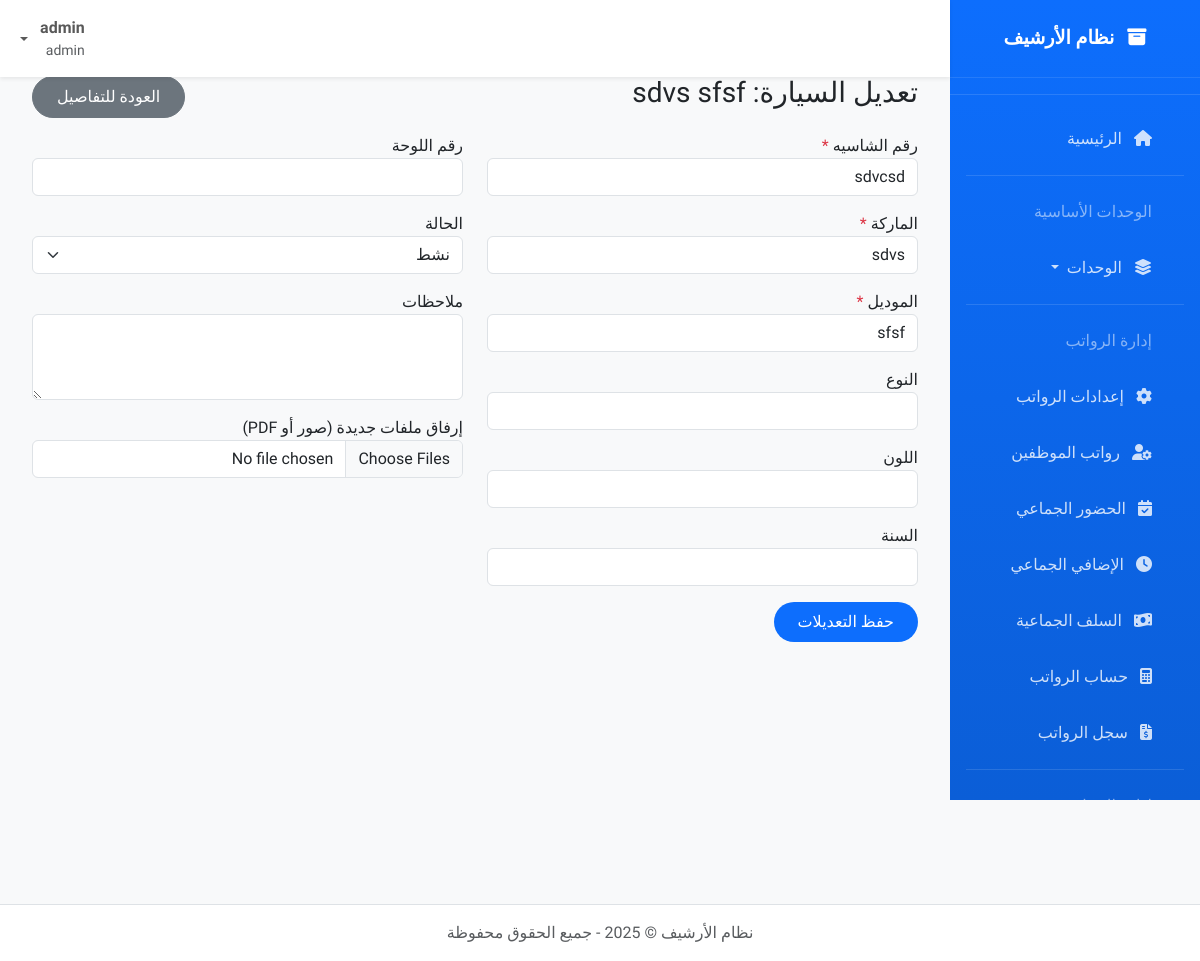
Page /cars/1/edit (signed in) on the committed database.
### models.py (models this page shows, shortened)
class User(db.Model, UserMixin):
    id = db.Column(db.Integer, primary_key=True)
    username = db.Column(db.String(50), unique=True, nullable=False)
    email = db.Column(db.String(100), unique=True, nullable=False)
    password_hash = db.Column(db.String(128), nullable=False)
    role = db.Column(db.String(20), default='user')  # admin, archivist, user
    created_at = db.Column(db.DateTime, default=datetime.utcnow)
    def is_admin(self):
        return self.role == 'admin'
    def can_edit(self):
        return self.role in ['admin', 'archivist']

class Car(db.Model):
    id = db.Column(db.Integer, primary_key=True)
    unique_id = db.Column(db.String(50), unique=True, nullable=False, default=lambda: generate_sequential_id("CAR"))
    chassis_number = db.Column(db.String(100), unique=True, nullable=False)
    brand = db.Column(db.String(50), nullable=False)
    model = db.Column(db.String(50), nullable=False)
    car_type = db.Column(db.String(50))
    color = db.Column(db.String(30))
    year = db.Column(db.Integer)
    plate_number = db.Column(db.String(20))
    status = db.Column(db.String(20), default="active")
    notes = db.Column(db.Text)
    created_at = db.Column(db.DateTime, default=datetime.utcnow)
    files = db.relationship('CarFile', backref='car', lazy=True, cascade="all, delete-orphan")
    maintenance_records = db.relationship('MaintenanceRecord', backref='car', lazy=True, cascade="all, delete-orphan")

### app.py (the view, shortened to what this page needs)
@app.route('/cars/<int:car_id>/edit', methods=['GET', 'POST'])
@login_required
def edit_car(car_id):
    if not current_user.can_edit():
        flash('ليس لديك صلاحية تعديل السيارات.', 'danger')
        return redirect(url_for('car_list'))
    car = Car.query.get_or_404(car_id)
    settings = CompanySettings.query.first()
    return render_template('car/edit.html', car=car, settings=settings)

### app.py (called while the page is built)
@login_manager.user_loader
def load_user(user_id):
    return User.query.get(int(user_id))

@app.before_request
def create_tables_once():
    if not hasattr(g, 'tables_created'):
        db.create_all()
        os.makedirs(app.config['UPLOAD_FOLDER'], exist_ok=True)
        os.makedirs(os.path.join(app.config['UPLOAD_FOLDER'], 'cars'), exist_ok=True)
        os.makedirs(os.path.join(app.config['UPLOAD_FOLDER'], 'employees'), exist_ok=True)
        os.makedirs(os.path.join(app.config['UPLOAD_FOLDER'], 'documents'), exist_ok=True)
        os.makedirs(os.path.join(app.config['UPLOAD_FOLDER'], 'logos'), exist_ok=True)
        if not CompanySettings.query.first():
            settings = CompanySettings()
            db.session.add(settings)
            db.session.commit()
        g.tables_created = True

@app.context_processor
def inject_current_year():
    return {'current_year': datetime.now().year}

### templates/car/edit.html (shortened to what this page needs)
{% extends "base.html" %}
{% block content %}
<div class="d-flex justify-content-between align-items-center mb-3">
    <h3>تعديل السيارة: {{ car.brand }} {{ car.model }}</h3>
    <a href="{{ url_for('car_detail', car_id=car.id) }}" class="btn btn-secondary">العودة للتفاصيل</a>
</div>
<form method="POST" enctype="multipart/form-data">
    <div class="row">
        <div class="col-md-6">
            <div class="mb-3">
                <label>رقم الشاسيه <span class="text-danger">*</span></label>
                <input type="text" name="chassis_number" class="form-control" value="{{ car.chassis_number }}" required>
            </div>
            <div class="mb-3">
                <label>الماركة <span class="text-danger">*</span></label>
                <input type="text" name="brand" class="form-control" value="{{ car.brand }}" required>
            </div>
            <div class="mb-3">
                <label>الموديل <span class="text-danger">*</span></label>
                <input type="text" name="model" class="form-control" value="{{ car.model }}" required>
            </div>
            <div class="mb-3">
                <label>النوع</label>
                <input type="text" name="car_type" class="form-control" value="{{ car.car_type }}">
            </div>
            <div class="mb-3">
                <label>اللون</label>
                <input type="text" name="color" class="form-control" value="{{ car.color }}">
            </div>
            <div class="mb-3">
                <label>السنة</label>
                <input type="number" name="year" class="form-control" value="{{ car.year }}">
            </div>
        </div>
        <div class="col-md-6">
            <div class="mb-3">
                <label>رقم اللوحة</label>
                <input type="text" name="plate_number" class="form-control" value="{{ car.plate_number }}">
            </div>
            <div class="mb-3">
                <label>الحالة</label>
                <select name="status" class="form-select">
                    <option value="active" {% if car.status == 'active' %}selected{% endif %}>نشط</option>
                </select>
            </div>
            <div class="mb-3">
                <label>ملاحظات</label>
                <textarea name="notes" class="form-control" rows="3">{{ car.notes }}</textarea>
            </div>
            <div class="mb-3">
                <label>إرفاق ملفات جديدة (صور أو PDF)</label>
                <input type="file" name="files" multiple class="form-control">
            </div>
        </div>
    </div>
    <button type="submit" class="btn btn-primary">حفظ التعديلات</button>
</form>
{% endblock %}

### templates/base.html (shortened to what this page needs)
<!DOCTYPE html>
<html lang="ar" dir="rtl">
<head>
    <link href="https://cdn.jsdelivr.net/npm/bootstrap@5.3.0/dist/css/bootstrap.rtl.min.css" rel="stylesheet">
    <link rel="stylesheet" href="https://cdn.jsdelivr.net/npm/bootstrap-icons@1.10.0/font/bootstrap-icons.css">
    <link href="https://cdnjs.cloudflare.com/ajax/libs/font-awesome/6.4.0/css/all.min.css" rel="stylesheet">
</head>
<body>
    <nav id="sidebar" class="d-none d-lg-block">
        <div class="sidebar-brand">
            <i class="fas fa-archive me-2"></i> <span>نظام الأرشيف</span>
        </div>
        <hr class="text-white-50">
        <ul class="nav flex-column px-3">
            <li class="nav-item">
                <a class="nav-link {% if request.endpoint == 'index' %}active{% endif %}" href="{{ url_for('index') }}">
                    <i class="fas fa-home me-2"></i> <span>الرئيسية</span>
                </a>
            </li>
            <hr class="text-white-50 my-2">
            <li class="nav-item">
                <span class="nav-link text-white-50 small">الوحدات الأساسية</span>
            </li>
            <li class="nav-item dropdown">
                <a class="nav-link dropdown-toggle" href="#" id="basicUnitsDropdown" role="button" data-bs-toggle="dropdown" aria-expanded="false">
                    <i class="fas fa-layer-group me-2"></i> <span>الوحدات</span>
                </a>
            </li>
            <hr class="text-white-50 my-2">
            {% if current_user.is_authenticated and current_user.can_edit() %}
            <li class="nav-item">
                <span class="nav-link text-white-50 small">إدارة الرواتب</span>
            </li>
            <li class="nav-item">
                <a class="nav-link {% if 'salary_settings' in request.endpoint %}active{% endif %}" href="{{ url_for('salary_settings') }}">
                    <i class="fas fa-cog me-2"></i> <span>إعدادات الرواتب</span>
                </a>
            </li>
            <li class="nav-item">
                <a class="nav-link {% if 'salary_employees_list' in request.endpoint %}active{% endif %}" href="{{ url_for('salary_employees_list') }}">
                    <i class="fas fa-user-cog me-2"></i> <span>رواتب الموظفين</span>
                </a>
            </li>
            <li class="nav-item">
                <a class="nav-link {% if 'bulk_attendance' in request.endpoint %}active{% endif %}" href="{{ url_for('bulk_attendance') }}">
                    <i class="fas fa-calendar-check me-2"></i> <span>الحضور الجماعي</span>
                </a>
            </li>
            <li class="nav-item">
                <a class="nav-link {% if 'bulk_overtime' in request.endpoint %}active{% endif %}" href="{{ url_for('bulk_overtime') }}">
                    <i class="fas fa-clock me-2"></i> <span>الإضافي الجماعي</span>
                </a>
            </li>
            <li class="nav-item">
                <a class="nav-link {% if 'bulk_advance' in request.endpoint %}active{% endif %}" href="{{ url_for('bulk_advance') }}">
                    <i class="fas fa-money-bill-wave me-2"></i> <span>السلف الجماعية</span>
                </a>
            </li>
            <li class="nav-item">
                <a class="nav-link {% if 'calculate_payroll' in request.endpoint %}active{% endif %}" href="{{ url_for('calculate_payroll') }}">
                    <i class="fas fa-calculator me-2"></i> <span>حساب الرواتب</span>
                </a>
            </li>
            <li class="nav-item">
                <a class="nav-link {% if 'payroll_list' in request.endpoint %}active{% endif %}" href="{{ url_for('payroll_list') }}">
                    <i class="fas fa-file-invoice-dollar me-2"></i> <span>سجل الرواتب</span>
                </a>
            </li>
            {% endif %}
            <hr class="text-white-50 my-2">
            {% if current_user.is_authenticated and current_user.can_edit() %}
            <li class="nav-item">
                <span class="nav-link text-white-50 small">إدارة المخازن</span>
            </li>
            {% endif %}
        </ul>
    </nav>
    <nav class="navbar navbar-expand-lg navbar-light bg-white shadow-sm top-navbar">
        <div class="container-fluid">
            <div class="navbar-nav ms-auto">
                {% if current_user.is_authenticated %}
                <div class="nav-item dropdown">
                    <a class="nav-link dropdown-toggle d-flex align-items-center" href="#" id="userDropdown" role="button" data-bs-toggle="dropdown">
                        <div class="me-2">
                            <div class="fw-bold">{{ current_user.username }}</div>
                            <div class="small text-muted">{{ current_user.role }}</div>
                        </div>
                    </a>
                </div>
                {% else %}
                <a class="nav-link" href="{{ url_for('login') }}">
                    <i class="fas fa-sign-in-alt me-1"></i> تسجيل الدخول
                </a>
                {% endif %}
            </div>
        </div>
    </nav>
    <main id="main-content">
        <div class="container-fluid">
            {% block content %}{% endblock %}
        </div>
    </main>
    <footer class="bg-white border-top py-3 mt-5">
        <div class="container">
            <div class="text-center text-muted">
                <p class="mb-0">نظام الأرشيف &copy; {{ current_year }} - جميع الحقوق محفوظة</p>
            </div>
        </div>
    </footer>
</body>
</html>

### templates/base.html (style rules this page uses)
:root { --primary-color: #0d6efd; --secondary-color: #6c757d; --success-color: #198754; --danger-color: #dc3545; --warning-color: #ffc107; --info-color: #0dcaf0; }
body { font-family: 'Tajawal', sans-serif; background-color: #f8f9fa; padding-top: 56px; margin: 0; }
#sidebar { position: fixed; top: 0; right: 0; height: 100vh; width: 250px; background: linear-gradient(180deg, #0d6efd 0%, #0b5ed7 100%); color: white; z-index: 1000; overflow-y: auto; transition: transform 0.3s ease, width 0.3s ease; }
#sidebar .sidebar-brand { font-weight: 700; padding: 1.5rem 1rem; text-align: center; font-size: 1.2rem; border-bottom: 1px solid rgba(255,255,255,0.1); }
#sidebar .nav-link { color: rgba(255,255,255,0.8); padding: 0.75rem 1rem; margin: 0.25rem 1rem; border-radius: 0.375rem; transition: all 0.3s ease; }
#main-content { margin-right: 250px; padding: 20px; min-height: 100vh; transition: margin-right 0.3s ease; }
.top-navbar { position: fixed; top: 0; right: 250px; left: 0; z-index: 1030; transition: right 0.3s ease; }
.btn { border-radius: 50px; padding: 0.5rem 1.5rem; font-weight: 500; transition: all 0.3s ease; }
.btn-primary { background-color: var(--primary-color); border: none; }

### rows in the picture
User: username "admin", role "admin"
Car: brand "sdvs", model "sfsf", chassis_number "sdvcsd", status "نشط"
